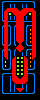

A 2D game scene composited from a Tiled map and its tileset images. What follows is a short description and the map's XML, with every tile layer's data as written:
An orthogonal 10x25 tile map with 4x4 px tiles, 1 tile layer (Capa de Patrones 1).

<map version="1.0" tiledversion="1.0.2" orientation="orthogonal" renderorder="right-down" width="10" height="25" tilewidth="4" tileheight="4" nextobjectid="1">
 <tileset firstgid="1" source="tilesetFactory.tsx" />
 <layer name="Capa de Patrones 1" width="10" height="25">
  <data encoding="csv">
1,6,6,6,6,6,6,6,2,13,
5,13,5,5,13,5,5,13,5,13,
5,7,4,4,8,7,4,4,8,13,
5,4,3,11,4,4,12,3,4,13,
5,4,5,5,4,4,5,13,4,13,
9,4,6,6,4,4,6,6,4,13,
1,4,2,1,4,4,1,6,4,13,
5,4,5,5,4,4,5,16,4,13,
5,4,5,5,4,4,5,16,4,13,
5,4,5,5,4,4,5,16,4,13,
5,4,5,5,11,12,5,16,4,13,
9,4,10,9,7,8,9,6,4,13,
1,4,2,1,11,12,1,6,4,13,
5,4,5,5,13,5,5,16,4,13,
5,11,5,7,3,3,8,16,12,13,
5,15,5,4,3,3,4,16,5,13,
5,15,5,4,3,3,4,16,5,13,
9,6,10,4,3,3,4,6,10,13,
1,6,6,4,3,3,4,6,2,13,
5,13,5,4,8,7,4,13,5,13,
5,13,5,11,4,4,12,13,5,13,
5,13,5,5,13,5,5,13,5,13,
5,13,5,5,11,12,5,13,5,13,
9,6,6,6,6,6,6,6,10,13,
13,13,13,13,13,13,13,13,13,13
</data>
 </layer>
</map>
